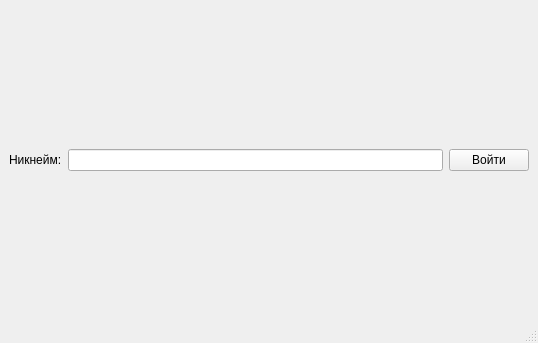
<?xml version="1.0" encoding="UTF-8"?>
<ui version="4.0">
 <class>Auth</class>
 <widget class="QMainWindow" name="Auth">
  <property name="geometry">
   <rect>
    <x>0</x>
    <y>0</y>
    <width>538</width>
    <height>343</height>
   </rect>
  </property>
  <property name="windowTitle">
   <string>Авторизация</string>
  </property>
  <widget class="QWidget" name="centralwidget">
   <layout class="QVBoxLayout" name="verticalLayout">
    <item>
     <layout class="QHBoxLayout" name="horizontalLayout">
      <item>
       <widget class="QLabel" name="label_2">
        <property name="text">
         <string>Никнейм:</string>
        </property>
       </widget>
      </item>
      <item>
       <widget class="QLineEdit" name="nicknameEdit"/>
      </item>
      <item>
       <widget class="QPushButton" name="loginButton">
        <property name="text">
         <string>Войти</string>
        </property>
       </widget>
      </item>
     </layout>
    </item>
   </layout>
  </widget>
  <widget class="QMenuBar" name="menubar">
   <property name="geometry">
    <rect>
     <x>0</x>
     <y>0</y>
     <width>538</width>
     <height>22</height>
    </rect>
   </property>
  </widget>
  <widget class="QStatusBar" name="statusbar"/>
 </widget>
 <resources/>
 <connections/>
</ui>
